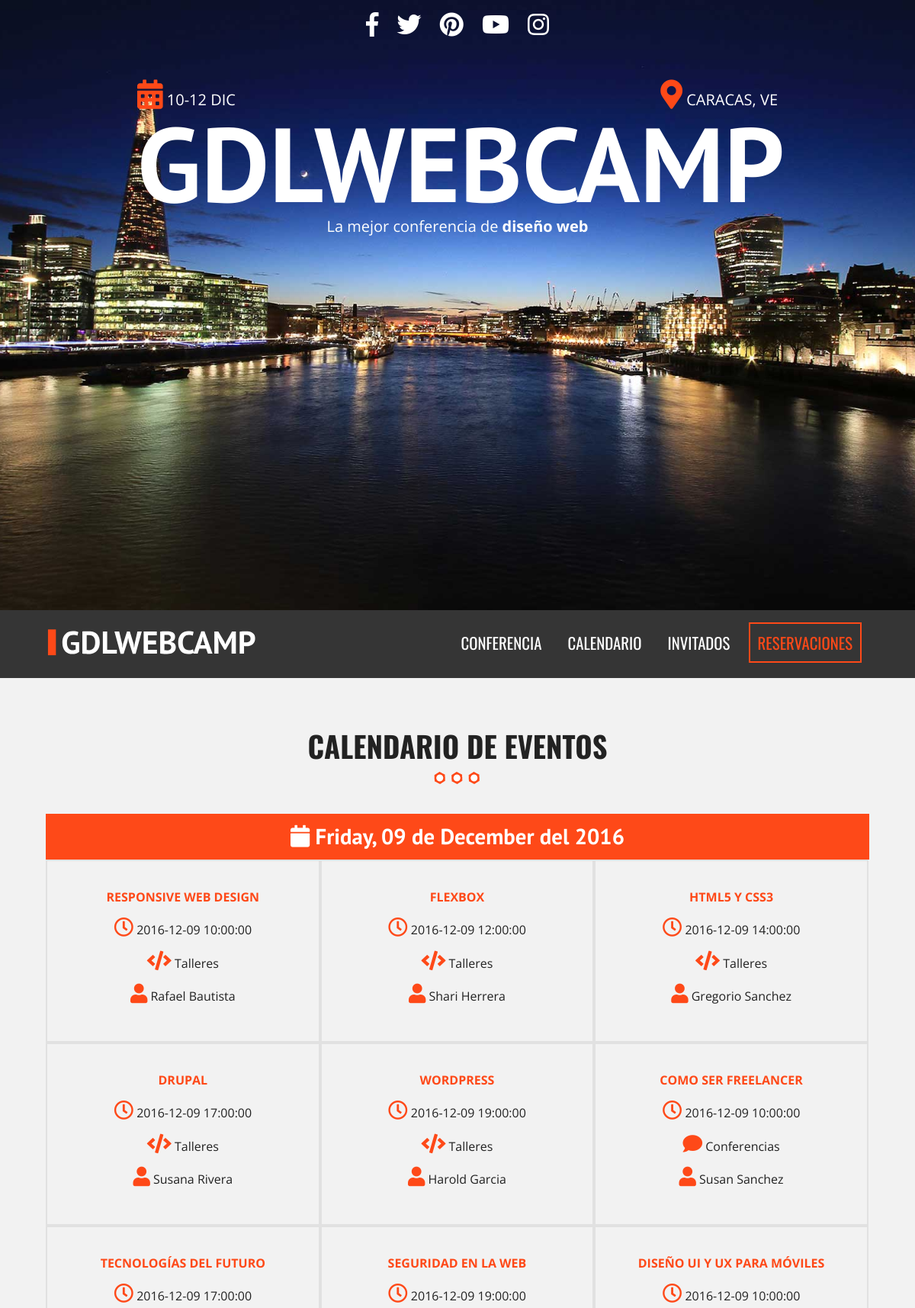
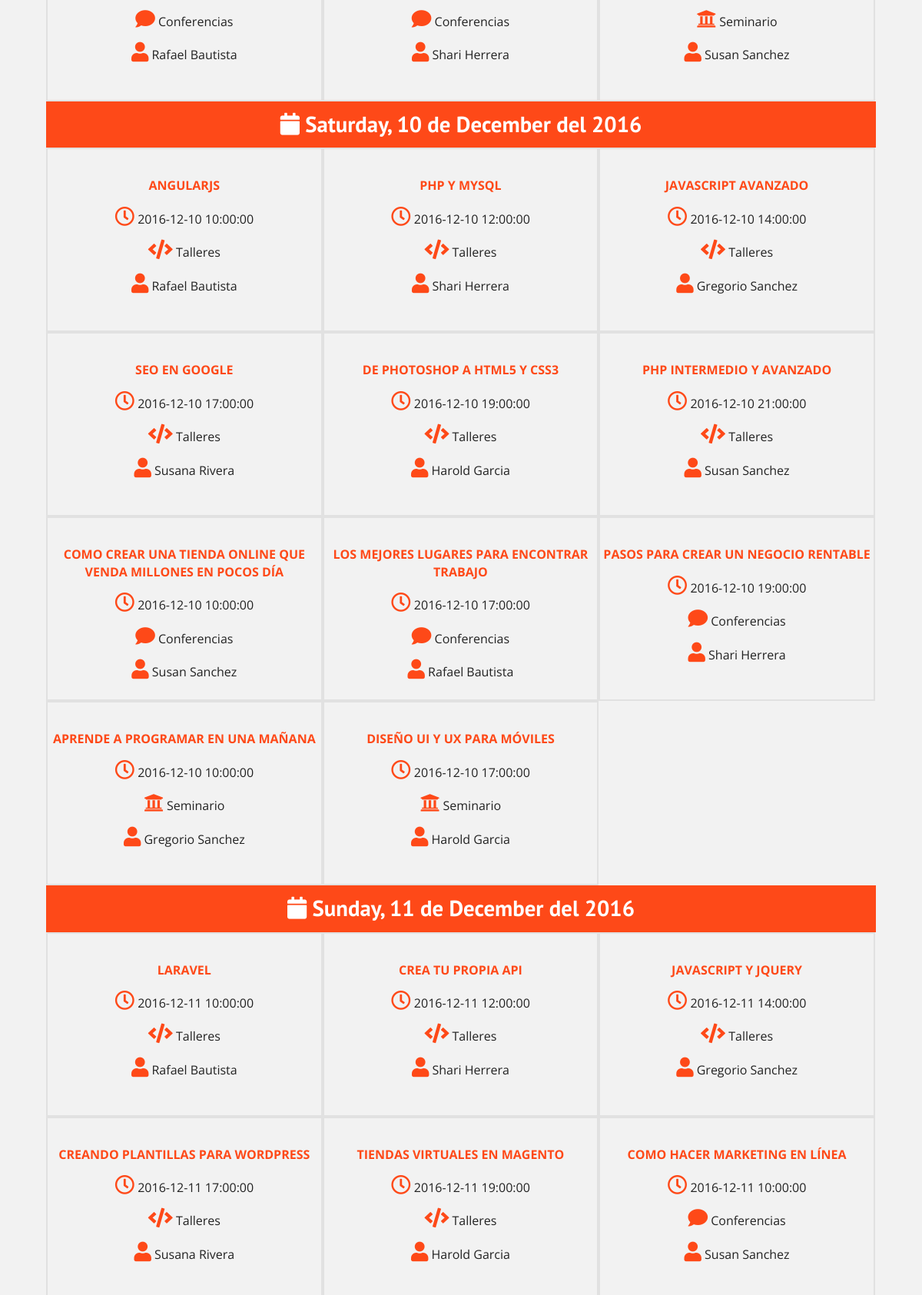
Page /calendario.php (upper part) on the committed database (2 pictures, top to bottom).
### tables this page shows
CREATE TABLE `eventos` (
  `evento_id` tinyint(10) NOT NULL,
  `nombre_evento` varchar(60) NOT NULL,
  `fecha_evento` date NOT NULL,
  `hora_evento` time NOT NULL,
  `id_cat_evento` tinyint(10) NOT NULL,
  `id_inv` tinyint(4) NOT NULL,
  `clave` varchar(10) NOT NULL
);

CREATE TABLE `categoria_evento` (
  `id_categoria` tinyint(10) NOT NULL,
  `cat_evento` varchar(50) NOT NULL,
  `icono` varchar(15) NOT NULL
);

### calendario.php (the view, shortened to what this page needs)
<?php include_once 'includes/templates/header.php'; ?>
    <section class="seccion contenedor">
        <h2>Calendario de Eventos</h2>
        <?php
            try {
                require_once('includes/funciones/bd_conexion.php');
                $sql = " SELECT evento_id, nombre_evento, fecha_evento, hora_evento, cat_evento, icono, nombre_invitado, apellido_invitado ";
                $sql .= " FROM eventos ";
                $sql .= " INNER JOIN categoria_evento ";
                $sql .= " ON eventos.id_cat_evento = categoria_evento.id_categoria ";
                $sql .= " INNER JOIN invitados ";
                $sql .= " ON eventos.id_inv = invitados.invitado_id ";
                $sql .= " ORDER BY evento_id ";
                $resultado = $conn->query($sql);
            } catch (\Exception $e) {
                echo $e->getMessage();
            }
        ?>
        <div class="calendario">
            <?php
                $calendario = array();
               while ( $eventos = $resultado->fetch_assoc() ) {
                $fecha = $eventos['fecha_evento'];
                $evento = array(
                    'titulo' => $eventos['nombre_evento'],
                    'fecha' => $eventos['fecha_evento'],
                    'hora' => $eventos['hora_evento'],
                    'categoria' => $eventos['cat_evento'],
                    'icono' => $eventos['icono'],
                    'invitado' => $eventos['nombre_invitado'] . " " . $eventos['apellido_invitado']
                );
                $calendario[$fecha][] = $evento;
                ?>
            <?php }  ?>
            <div class="calendario">
                <?php
                    foreach ($calendario as $dia => $lista_eventos) { ?>
                        <h3>
                            <i class="fa fa-calendar"></i>
                            <?php
                                echo utf8_encode(strftime("%A, %d de %B del %Y", strtotime($dia)));
                            ?>
                        </h3>
                        <?php foreach ($lista_eventos as $evento) { ?>
                            <div class="dia">
                                <p class="titulo"><?php echo $evento['titulo']; ?></p>
                                <p class="hora">
                                    <i class="far fa-clock" aria-hidden="true"></i>
                                    <?php echo $evento['fecha']. " " . $evento['hora']; ?>
                                </p>
                                <p class="categoria">
                                    <i class="fa <?php echo $evento['icono']; ?>" aria-hidden="true"></i>
                                    <?php echo $evento['categoria']; ?>
                                </p>
                                <p class="categoria">
                                    <i class="fas fa-user" aria-hidden="true"></i>
                                    <?php echo $evento['invitado']; ?>
                                </p>
                            </div>
                        <?php }  ?>
                <?php }  ?>
            </div>
            </div>
    </section>
<?php include_once 'includes/templates/footer.php'; ?>

### css/all.css (style rules this page uses)
.fa, .fas, .far, .fal, .fab { -moz-osx-font-smoothing: grayscale; -webkit-font-smoothing: antialiased; display: inline-block; font-style: normal; font-variant: normal; text-rendering: auto; line-height: 1; }
.fa-calendar:before { content: "\f133"; }
.fa-clock:before { content: "\f017"; }
.fa-code:before { content: "\f121"; }
.fa-comment:before { content: "\f075"; }
.fa-university:before { content: "\f19c"; }
.fa-user:before { content: "\f007"; }
.far { font-family: 'Font Awesome 5 Free'; font-weight: 400; }
.fa, .fas { font-family: 'Font Awesome 5 Free'; font-weight: 900; }

### css/main.css (style rules this page uses)
h2::after,hr { display:block }
.seccion p,h2,nav.redes-sociales { text-align:center }
.button,div.informacion-evento p,h2 { text-transform:uppercase }
div.contador::before,h2::after,nav.menu-programa a.activo::after { content:'' }
html { color:#222;font-size:1em;line-height:1.4;box-sizing:border-box }
*,:after,:before { box-sizing:inherit }
body { background-color:#f2f2f2;font-family:'Open Sans',sans-serif }
.contenedor { width:98%;margin:0 auto }
@media only screen and (min-width:480px) { .contenedor { width:95% } }
@media only screen and (min-width:768px) { .contenedor { width:90% } }
@media only screen and (min-width:992px) { .contenedor { width:90%;max-width:1100px } }
.seccion { padding:30px 0 }
.seccion p { font-size:1.2em }
h2 { font-family:Oswald,sans-serif;font-size:2.4em }
h2::after { margin:0 auto;background-image:url(../img/separador.png);height:30px;width:100px }
h3 { font-size:1.8em;color:#fe4918;font-family:'PT Sans',sans-serif;margin:0 }
div.calendario h3 { background-color:#fe4918;clear:both;color:#fff;text-align:center;padding:10px 0 }
div.calendario::after { clear:both;display:block;content:'' }
div.dia { width:50%;float:left;border:2px solid #e1e1e1;transition:all .3s ease }
@media only screen and (min-width:768px) { div.dia { width:33.3%;min-height:240px;padding-top:20px } }
div.dia p.titulo { color:#fe4918;text-transform:uppercase;font-weight:700 }
div.dia p { font-size:1em }
div.dia i { color:#fe4918;font-size:1.6em }

### rows in the picture
eventos: nombre_evento "RESPONSIVE WEB DESIGN", fecha_evento "2016-12-09", hora_evento "10:00:00", id_cat_evento.cat_evento "Talleres", invitado "Rafael Bautista"
eventos: nombre_evento "FLEXBOX", fecha_evento "2016-12-09", hora_evento "12:00:00", id_cat_evento.cat_evento "Talleres", invitado "Shari Herrera"
eventos: nombre_evento "HTML5 Y CSS3", fecha_evento "2016-12-09", hora_evento "14:00:00", id_cat_evento.cat_evento "Talleres", invitado "Gregorio Sanchez"
eventos: nombre_evento "DRUPAL", fecha_evento "2016-12-09", hora_evento "17:00:00", id_cat_evento.cat_evento "Talleres", invitado "Susana Rivera"
eventos: nombre_evento "WORDPRESS", fecha_evento "2016-12-09", hora_evento "19:00:00", id_cat_evento.cat_evento "Talleres", invitado "Harold Garcia"
eventos: nombre_evento "COMO SER FREELANCER", fecha_evento "2016-12-09", hora_evento "10:00:00", id_cat_evento.cat_evento "Conferencias", invitado "Susan Sanchez"
eventos: nombre_evento "TECNOLOGÍAS DEL FUTURO", fecha_evento "2016-12-09", hora_evento "17:00:00", id_cat_evento.cat_evento "Conferencias", invitado "Rafael Bautista"
eventos: nombre_evento "SEGURIDAD EN LA WEB", fecha_evento "2016-12-09", hora_evento "19:00:00", id_cat_evento.cat_evento "Conferencias", invitado "Shari Herrera"
eventos: nombre_evento "DISEÑO UI Y UX PARA MÓVILES", fecha_evento "2016-12-09", hora_evento "10:00:00", id_cat_evento.cat_evento "Seminario", invitado "Susan Sanchez"
eventos: nombre_evento "ANGULARJS", fecha_evento "2016-12-10", hora_evento "10:00:00", id_cat_evento.cat_evento "Talleres", invitado "Rafael Bautista"
eventos: nombre_evento "PHP Y MYSQL", fecha_evento "2016-12-10", hora_evento "12:00:00", id_cat_evento.cat_evento "Talleres", invitado "Shari Herrera"
eventos: nombre_evento "JAVASCRIPT AVANZADO", fecha_evento "2016-12-10", hora_evento "14:00:00", id_cat_evento.cat_evento "Talleres", invitado "Gregorio Sanchez"
eventos: nombre_evento "SEO EN GOOGLE", fecha_evento "2016-12-10", hora_evento "17:00:00", id_cat_evento.cat_evento "Talleres", invitado "Susana Rivera"
eventos: nombre_evento "DE PHOTOSHOP A HTML5 Y CSS3", fecha_evento "2016-12-10", hora_evento "19:00:00", id_cat_evento.cat_evento "Talleres", invitado "Harold Garcia"
eventos: nombre_evento "PHP INTERMEDIO Y AVANZADO", fecha_evento "2016-12-10", hora_evento "21:00:00", id_cat_evento.cat_evento "Talleres", invitado "Susan Sanchez"
eventos: nombre_evento "COMO CREAR UNA TIENDA ONLINE QUE VENDA MILLONES EN POCOS DÍA", fecha_evento "2016-12-10", hora_evento "10:00:00", id_cat_evento.cat_evento "Conferencias", invitado "Susan Sanchez"
eventos: nombre_evento "LOS MEJORES LUGARES PARA ENCONTRAR TRABAJO", fecha_evento "2016-12-10", hora_evento "17:00:00", id_cat_evento.cat_evento "Conferencias", invitado "Rafael Bautista"
eventos: nombre_evento "PASOS PARA CREAR UN NEGOCIO RENTABLE", fecha_evento "2016-12-10", hora_evento "19:00:00", id_cat_evento.cat_evento "Conferencias", invitado "Shari Herrera"
eventos: nombre_evento "APRENDE A PROGRAMAR EN UNA MAÑANA", fecha_evento "2016-12-10", hora_evento "10:00:00", id_cat_evento.cat_evento "Seminario", invitado "Gregorio Sanchez"
eventos: nombre_evento "DISEÑO UI Y UX PARA MÓVILES", fecha_evento "2016-12-10", hora_evento "17:00:00", id_cat_evento.cat_evento "Seminario", invitado "Harold Garcia"
eventos: nombre_evento "LARAVEL", fecha_evento "2016-12-11", hora_evento "10:00:00", id_cat_evento.cat_evento "Talleres", invitado "Rafael Bautista"
eventos: nombre_evento "CREA TU PROPIA API", fecha_evento "2016-12-11", hora_evento "12:00:00", id_cat_evento.cat_evento "Talleres", invitado "Shari Herrera"
eventos: nombre_evento "JAVASCRIPT Y JQUERY", fecha_evento "2016-12-11", hora_evento "14:00:00", id_cat_evento.cat_evento "Talleres", invitado "Gregorio Sanchez"
eventos: nombre_evento "CREANDO PLANTILLAS PARA WORDPRESS", fecha_evento "2016-12-11", hora_evento "17:00:00", id_cat_evento.cat_evento "Talleres", invitado "Susana Rivera"
eventos: nombre_evento "TIENDAS VIRTUALES EN MAGENTO", fecha_evento "2016-12-11", hora_evento "19:00:00", id_cat_evento.cat_evento "Talleres", invitado "Harold Garcia"
eventos: nombre_evento "COMO HACER MARKETING EN LÍNEA", fecha_evento "2016-12-11", hora_evento "10:00:00", id_cat_evento.cat_evento "Conferencias", invitado "Susan Sanchez"

### other values in the picture
utf8_encode(strftime("%A, %d de %B del %Y", strtotime($dia))) "Friday, 09 de December del 2016"
utf8_encode(strftime("%A, %d de %B del %Y", strtotime($dia))) "Saturday, 10 de December del 2016"
utf8_encode(strftime("%A, %d de %B del %Y", strtotime($dia))) "Sunday, 11 de December del 2016"
